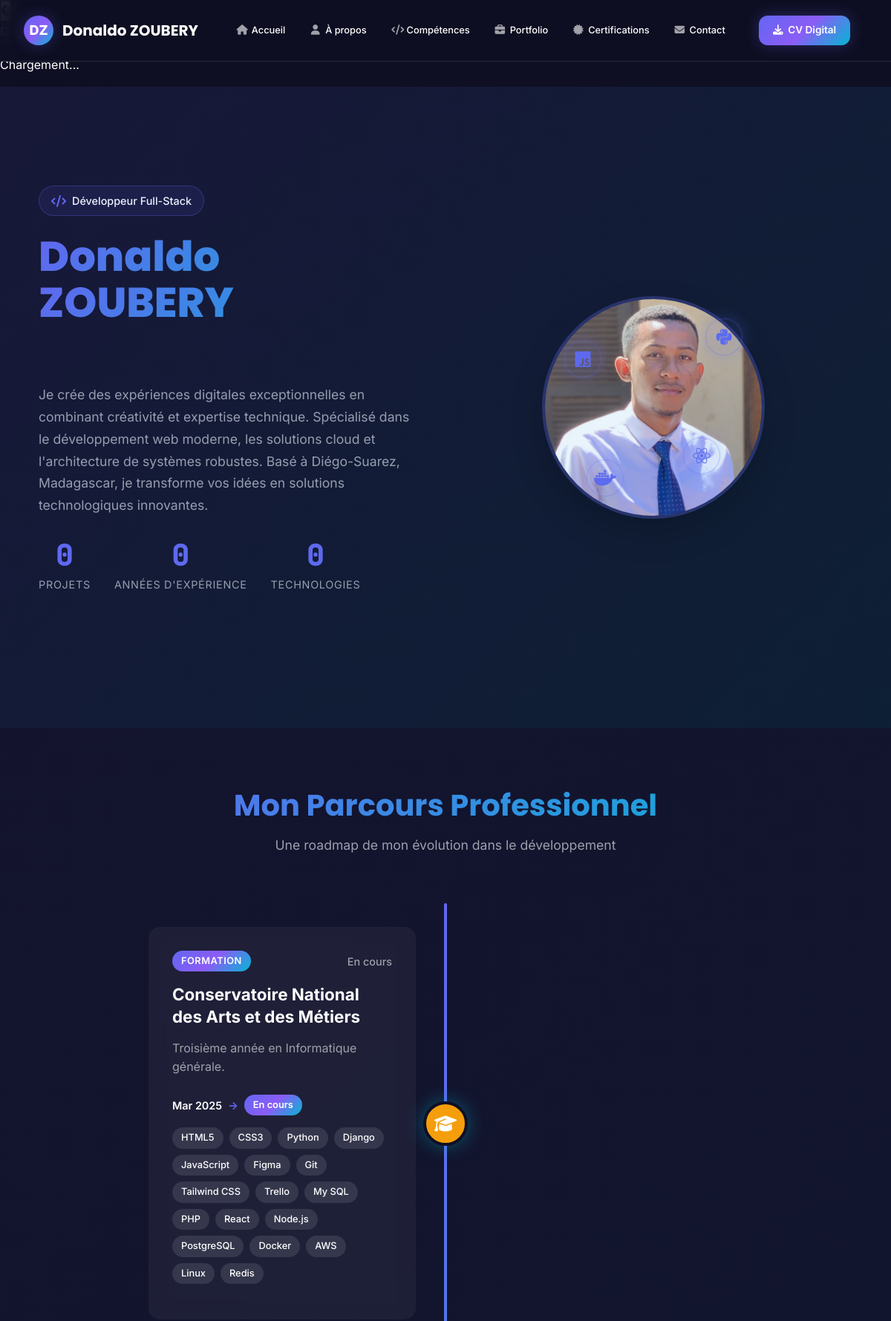
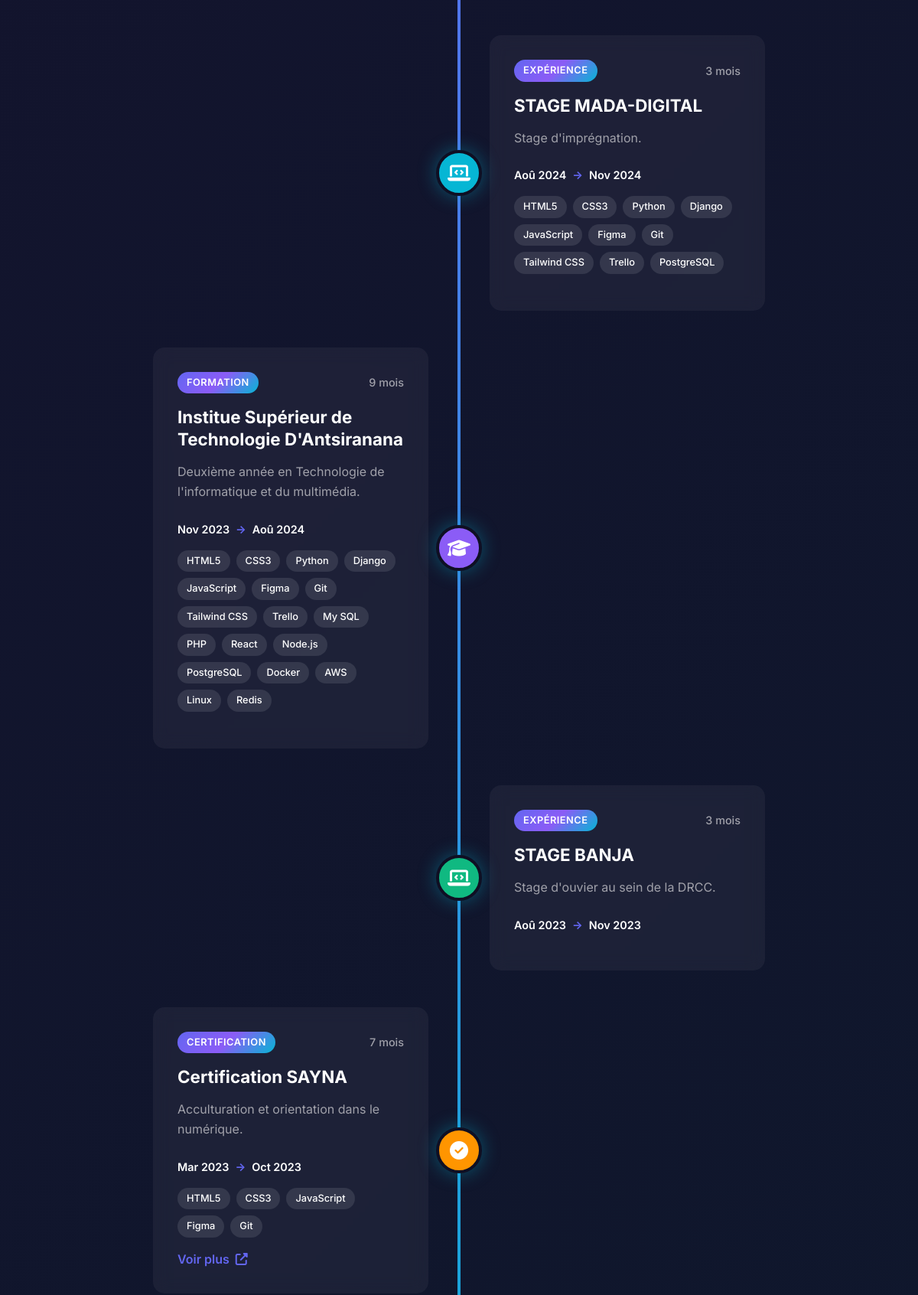
The page / (upper part) on the database its author committed (2 pictures, top to bottom).
### apps/portfolio/models.py (models this page shows, shortened)
class Personal(models.Model):
    name = models.CharField(max_length=50, blank=True, null=True)
    role = models.TextField(max_length=500, blank=True, null=True)
    mini_description = models.TextField(max_length=500, blank=True, null=True)
    cv_description = models.TextField(max_length=500, blank=True, null=True)
    cv_link = models.URLField(blank=True, null=True)
    photo = models.ImageField(upload_to='profile_pics/main', blank=True, null=True)
    github = models.URLField(blank=True, null=True)
    linkedin = models.URLField(blank=True, null=True)
    phone = models.CharField(max_length=20, blank=True, null=True)
    email = models.EmailField(blank=True, null=True)
    location = models.CharField(max_length=50, blank=True, null=True)

class RoadmapStep(models.Model):
    STEP_TYPES = [
        ('education', 'Formation'),
        ('experience', 'Expérience'),
        ('project', 'Projet'),
        ('achievement', 'Réalisation'),
        ('certification', 'Certification'),
        ('milestone', 'Étape importante'),
    ]
    title = models.CharField(max_length=200, verbose_name="Titre")
    description = models.TextField(verbose_name="Description")
    step_type = models.CharField(max_length=20, choices=STEP_TYPES, default='experience', verbose_name="Type d'étape")
    start_date = models.DateField(verbose_name="Date de début")
    end_date = models.DateField(blank=True, null=True, verbose_name="Date de fin")
    is_current = models.BooleanField(default=False, verbose_name="Étape actuelle")
    is_featured = models.BooleanField(default=False, verbose_name="Mise en avant")
    icon = models.CharField(max_length=50, default='fas fa-circle', verbose_name="Icône FontAwesome")
    color = models.CharField(max_length=7, default='#6366f1', verbose_name="Couleur (hex)")
    order = models.PositiveIntegerField(default=0, verbose_name="Ordre d'affichage")
    skills = models.ManyToManyField(Technology, blank=True, verbose_name="Compétences associées")
    image = models.ImageField(upload_to='roadmap/', blank=True, null=True, verbose_name="Image")
    external_link = models.URLField(blank=True, null=True, verbose_name="Lien externe")
    created_at = models.DateTimeField(auto_now_add=True)
    updated_at = models.DateTimeField(auto_now=True)
    class Meta:
        ordering = ['-start_date', 'order']
        verbose_name = "Étape du parcours"
        verbose_name_plural = "Étapes du parcours"
    @property
    def duration(self):
        if self.end_date:
            delta = self.end_date - self.start_date
            months = delta.days // 30
            if months >= 12:
                years = months // 12
                remaining_months = months % 12
                if remaining_months == 0:
                    return f"{years} an{'s' if years > 1 else ''}"
                else:
                    return f"{years} an{'s' if years > 1 else ''} {remaining_months} mois"
            else:
                return f"{months} mois"
        elif self.is_current:
            return "En cours"
        else:
            return "Durée non spécifiée"

class Technology(models.Model):
    name = models.CharField(max_length=100)
    photo = models.URLField(blank=True, null=True)
    icon = models.CharField(max_length=50, default='fas fa-code', help_text="Icône FontAwesome (ex: fab fa-python)")
    skill_level = models.IntegerField(default=0, help_text="Niveau de compétence de 0 à 100")
    category = models.CharField(max_length=50, choices=[
        ('frontend', 'Frontend'),
        ('backend', 'Backend'),
        ('database', 'Base de données'),
        ('devops', 'DevOps'),
        ('mobile', 'Mobile'),
        ('other', 'Autre')
    ], default='other')
    is_featured = models.BooleanField(default=False)

### apps/portfolio/views.py (the view, shortened to what this page needs)
# urls.py: path('', HomePageView.as_view(), name='home'),
class HomePageView(TemplateView):
    template_name = 'portfolio/portfolio_main.html'
    def get_context_data(self, **kwargs):
        context = super().get_context_data(**kwargs)
        context['personal'] = Personal.objects.all()
        context['current_theme'] = self.request.session.get('theme', 'dark')
        context['about'] = About.objects.all()
        context['technologies'] = Technology.objects.filter(is_featured=True).order_by('-skill_level')[:18]
        context['portfolio'] = Portfolio.objects.all()
        context['testimonials'] = Testimonial.objects.filter(is_featured=True)[:3]
        context['featured_projects'] = Project.objects.filter(is_featured=True)[:6]
        context['blog_posts'] = BlogPost.objects.filter(published=True)[:3]
        context['roadmap_steps'] = RoadmapStep.objects.filter(is_featured=True).order_by('-start_date', 'order')[:8]
        context['certifications'] = Certification.objects.filter(is_featured=True).order_by('-issue_date', 'order')[:6]
        context['contact_form'] = ContactForm()
        context['message_sent'] = False
        context['total_projects'] = Project.objects.count()
        context['total_technologies'] = Technology.objects.count()
        context['total_experience'] = 3  # Changez ce nombre selon votre expérience
        context['total_certifications'] = Certification.objects.count()
        return context

### apps/portfolio/models.py (called while the page is built)
    @property
    def is_expired(self):
        if self.expiry_date:
            from django.utils import timezone
            return timezone.now().date() > self.expiry_date
        return False

    @property
    def status(self):
        if self.is_expired:
            return "Expirée"
        elif self.expiry_date:
            from django.utils import timezone
            days_until_expiry = (self.expiry_date - timezone.now().date()).days
            if days_until_expiry <= 30:
                return "Expire bientôt"
        return "Valide"

### apps/portfolio/templatetags/portfolio_extras.py (called while the page is built)
@register.filter
def split(value, delimiter):
    if value:
        return value.split(delimiter)
    return []

@register.filter
def strip(value):
    if value:
        return value.strip()
    return value

### templates/portfolio/portfolio_main.html (shortened to what this page needs)
{% extends "layouts/base.html" %}
{% load static %}
{% load portfolio_extras %}
{% block content %}
{% include 'layouts/header.html' %}
<section id="hero" class="hero-section">
    <div class="hero-background">
        <div class="particles-container" id="particles-js"></div>
        <div class="gradient-overlay"></div>
    </div>
    <div class="container">
        <div class="row align-items-center min-vh-100">
            <div class="col-lg-6" data-aos="fade-right" data-aos-duration="1000">
                <div class="hero-content">
                    <div class="hero-badge">
                        <i class="fas fa-code"></i>
                        <span>Développeur Full-Stack</span>
                    </div>
                    <h1 class="hero-title">
                        <span class="text-gradient">Donaldo</span>
                        <span class="text-gradient">ZOUBERY</span>
                    </h1>
                    <div class="hero-subtitle">
                    </div>
                    <p class="hero-description">
                        Je crée des expériences digitales exceptionnelles en combinant créativité et expertise technique.
                        Spécialisé dans le développement web moderne, les solutions cloud et l'architecture de systèmes robustes.
                        Basé à Diégo-Suarez, Madagascar, je transforme vos idées en solutions technologiques innovantes.
                    </p>
                    <div class="hero-stats">
                        <div class="stat-item">
                            <div class="stat-number" data-count="{{ total_projects }}">0</div>
                            <div class="stat-label">Projets</div>
                        </div>
                        <div class="stat-item">
                            <div class="stat-number" data-count="{{ total_experience }}">0</div>
                            <div class="stat-label">Années d'expérience</div>
                        </div>
                        <div class="stat-item">
                            <div class="stat-number" data-count="{{ total_technologies }}">0</div>
                            <div class="stat-label">Technologies</div>
                        </div>
                    </div>
                </div>
            </div>
            <div class="col-lg-6" data-aos="fade-left" data-aos-duration="1000">
                <div class="hero-image">
                    <div class="image-container">
                        {% for personal_info in personal %}
                        {% if personal_info.photo %}
                        <img src="{{ personal_info.photo.url }}" alt="Donaldo ZOUBERY" class="profile-image">
                        {% else %}
                        <div class="profile-placeholder">
                            <i class="fas fa-user"></i>
                        </div>
                        {% endif %}
                        {% endfor %}
                        <div class="floating-elements">
                            <div class="floating-icon" style="--delay: 0s;">
                            </div>
                            <div class="floating-icon" style="--delay: 1s;">
                            </div>
                            <div class="floating-icon" style="--delay: 2s;">
                            </div>
                            <div class="floating-icon" style="--delay: 3s;">
                            </div>
                        </div>
                    </div>
                </div>
            </div>
        </div>
    </div>
</section>
{% include 'portfolio/about.html' %}
{% endblock content %}

### templates/portfolio/about.html (shortened to what this page needs)
<section id="about" class="about-section roadmap-section">
  <div class="container">
    <div class="section-header text-center" data-aos="fade-up">
      <h2 class="section-title">Mon Parcours Professionnel</h2>
      <p class="section-subtitle">Une roadmap de mon évolution dans le développement</p>
    </div>
    <div class="roadmap-container">
      <div class="roadmap-timeline">
        {% for step in roadmap_steps %}
        <div class="roadmap-item {% if step.is_current %}current{% endif %} {% if step.is_featured %}featured{% endif %}"
             data-aos="fade-up" data-aos-delay="{{ forloop.counter0|add:100 }}">
          <div class="roadmap-marker" style="background-color: {{ step.color }}">
            <i class="{{ step.icon }}"></i>
          </div>
          <div class="roadmap-content">
            <div class="roadmap-header">
              <div class="roadmap-type">{{ step.get_step_type_display }}</div>
              <div class="roadmap-duration">{{ step.duration }}</div>
            </div>
            <h3 class="roadmap-title">{{ step.title }}</h3>
            <p class="roadmap-description">{{ step.description }}</p>
            <div class="roadmap-dates">
              <span class="start-date">{{ step.start_date|date:"M Y" }}</span>
              {% if step.end_date %}
                <span class="date-separator">→</span>
                <span class="end-date">{{ step.end_date|date:"M Y" }}</span>
              {% elif step.is_current %}
                <span class="date-separator">→</span>
                <span class="current-badge">En cours</span>
              {% endif %}
            </div>
            {% if step.skills.all %}
            <div class="roadmap-skills">
              {% for skill in step.skills.all %}
              <span class="skill-tag">{{ skill.name }}</span>
              {% endfor %}
            </div>
            {% endif %}
            {% if step.external_link %}
            <a href="{{ step.external_link }}" target="_blank" class="roadmap-link">
              Voir plus <i class="fas fa-external-link-alt"></i>
            </a>
            {% endif %}
          </div>
        </div>
        {% endfor %}
      </div>
    </div>
  </div>
</section>

### static/assets/css/responsive.css (style rules this page uses)
:root { --container-padding-mobile: 1rem; --container-padding-tablet: 2rem; --container-padding-desktop: 3rem; --font-size-mobile: 0.9rem; --font-size-tablet: 1rem; --font-size-desktop: 1.1rem; --spacing-mobile: 1rem; --spacing-tablet: 1.5rem; --spacing-desktop: 2rem; }
.container { width: 100%; max-width: 1200px; margin: 0 auto; padding: 0 var(--container-padding-mobile); }
@media (min-width: 768px) { .container { padding: 0 var(--container-padding-tablet); } }
@media (min-width: 1024px) { .container { padding: 0 var(--container-padding-desktop); } }
.row { display: flex; flex-wrap: wrap; margin: 0 -0.5rem; }
.hero-section { min-height: 100vh; padding: 2rem 0; }
.hero-content { padding: 1rem 0; }
.hero-title { font-size: 2.5rem; line-height: 1.2; margin-bottom: 1rem; }
.hero-subtitle { font-size: 1.2rem; margin-bottom: 1.5rem; }
.hero-description { font-size: 1rem; line-height: 1.6; margin-bottom: 2rem; }
.hero-stats { justify-content: center; gap: 1.5rem; }
.stat-item { text-align: center; }
.stat-number { font-size: 2rem; }
.stat-label { font-size: 0.8rem; }
.hero-image { text-align: center; margin-top: 2rem; }
.profile-image { width: 250px; height: 250px; }
.floating-icon { width: 40px; height: 40px; font-size: 1.2rem; }
@media (min-width: 768px) { .hero-title { font-size: 3rem; } }
@media (min-width: 768px) { .hero-subtitle { font-size: 1.4rem; } }
@media (min-width: 768px) { .hero-description { font-size: 1.1rem; } }
@media (min-width: 768px) { .hero-stats { justify-content: flex-start; } }
@media (min-width: 768px) { .profile-image { width: 300px; height: 300px; } }
@media (min-width: 768px) { .floating-icon { width: 50px; height: 50px; font-size: 1.5rem; } }
@media (min-width: 1024px) { .hero-title { font-size: 3.5rem; } }
@media (min-width: 1024px) { .hero-subtitle { font-size: 1.5rem; } }
@media (min-width: 1024px) { .hero-description { font-size: 1.2rem; } }
@media (min-width: 1024px) { .hero-image { margin-top: 0; } }
.section-header { margin-bottom: 2rem; }
.section-title { font-size: 2rem; margin-bottom: 1rem; }
.section-subtitle { font-size: 1rem; }
@media (min-width: 768px) { .section-header { margin-bottom: 3rem; } }
@media (min-width: 768px) { .section-title { font-size: 2.5rem; } }
@media (min-width: 768px) { .section-subtitle { font-size: 1.1rem; } }

### rows shown on the page
Personal: photo (picture)
RoadmapStep: step_type "FORMATION", duration "En cours", title "Conservatoire National des Arts et des Métiers", description "Troisième année en Informatique générale.", start_date "Mar 2025"
Technology: name "HTML5"
Technology: name "CSS3"
Technology: name "Python"
Technology: name "Django"
Technology: name "JavaScript"
Technology: name "Figma"
Technology: name "Git"
Technology: name "Tailwind CSS"
Technology: name "Trello"
Technology: name "My SQL"
Technology: name "PHP"
Technology: name "React"
Technology: name "Node.js"
Technology: name "PostgreSQL"
Technology: name "Docker"
Technology: name "AWS"
Technology: name "Linux"
Technology: name "Redis"
RoadmapStep: step_type "EXPÉRIENCE", duration "3 mois", title "STAGE MADA-DIGITAL", description "Stage d'imprégnation.", start_date "Aoû 2024", end_date "Nov 2024"
RoadmapStep: step_type "FORMATION", duration "9 mois", title "Institue Supérieur de Technologie D'Antsiranana", description "Deuxième année en Technologie de l'informatique et du multimédia.", start_date "Nov 2023", end_date "Aoû 2024"
RoadmapStep: step_type "EXPÉRIENCE", duration "3 mois", title "STAGE BANJA", description "Stage d'ouvier au sein de la DRCC.", start_date "Aoû 2023", end_date "Nov 2023"
RoadmapStep: step_type "CERTIFICATION", duration "7 mois", title "Certification SAYNA", description "Acculturation et orientation dans le numérique.", start_date "Mar 2023", end_date "Oct 2023"
